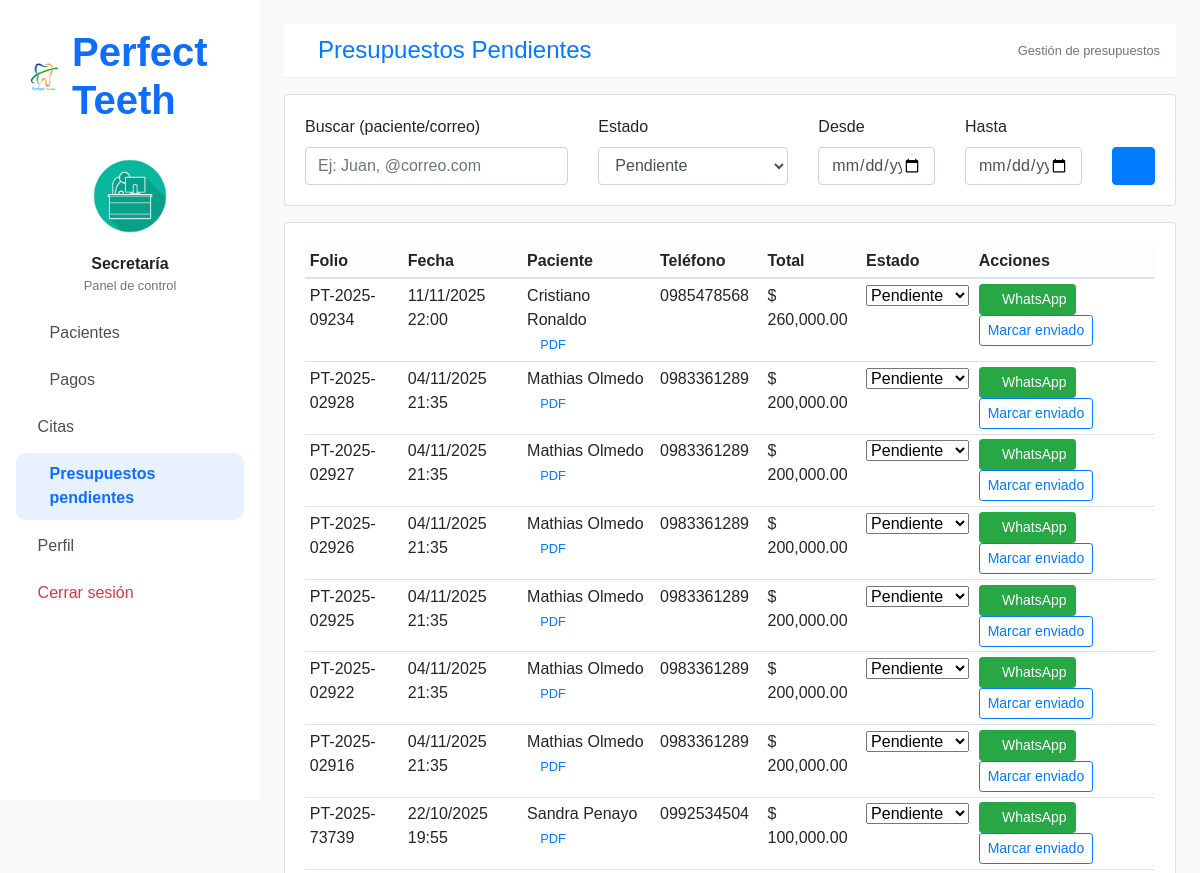
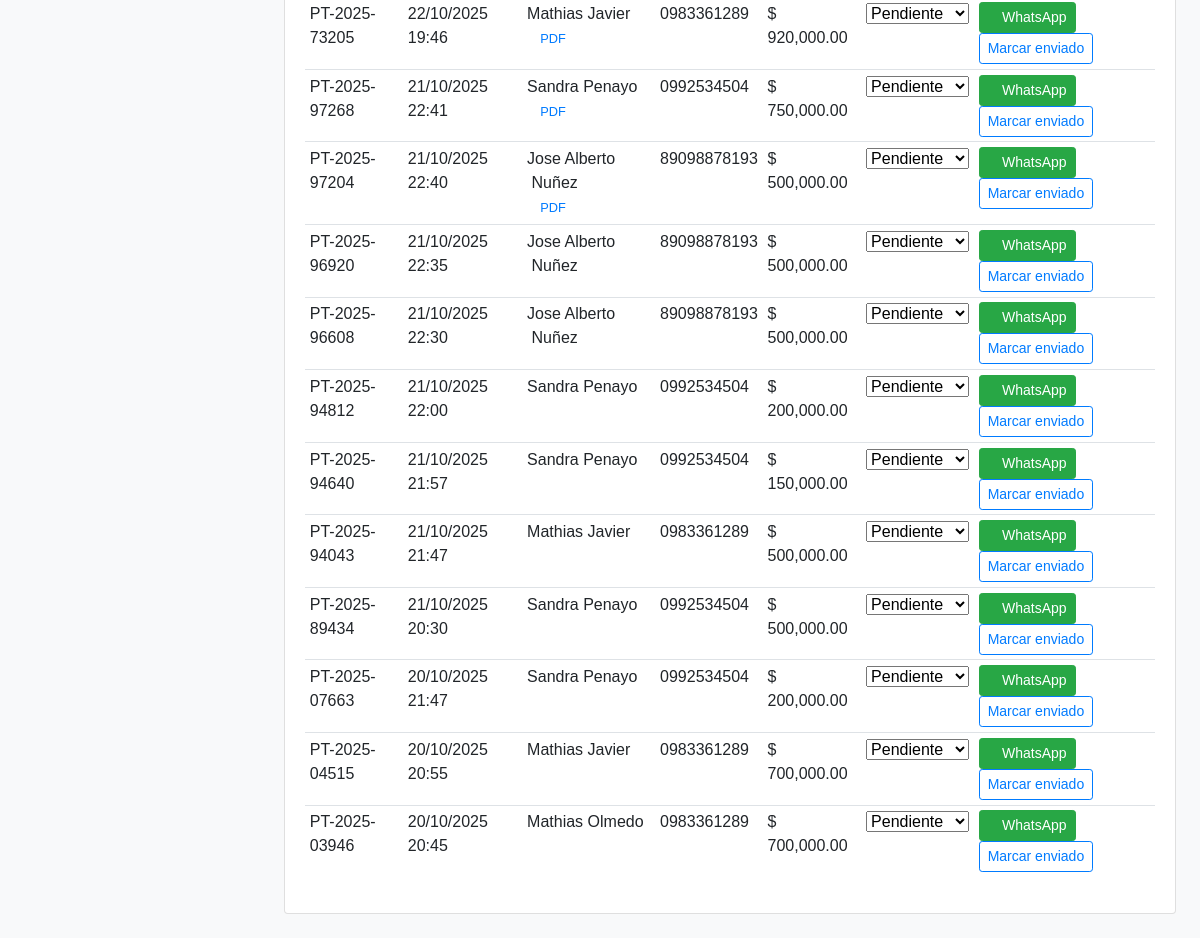
Screenshot of /secretaria/presupuestos_pendientes.php (signed in) with the database file from the repository (2 pictures, top to bottom).
### tables this page shows
CREATE TABLE `presupuesto` (
  `id_presupuesto` int(11) NOT NULL AUTO_INCREMENT,
  `folio` varchar(30) DEFAULT NULL,
  `fecha` datetime NOT NULL DEFAULT current_timestamp(),
  `id_doctor` int(11) NOT NULL,
  `id_paciente` int(11) DEFAULT NULL,
  `paciente_nombre` varchar(120) NOT NULL,
  `paciente_correo` varchar(160) DEFAULT NULL,
  `paciente_telefono` varchar(50) DEFAULT NULL,
  `paciente_documento` varchar(50) DEFAULT NULL,
  `total` decimal(10,2) NOT NULL DEFAULT 0.00,
  `estado` enum('pendiente','enviado','aprobado','rechazado') NOT NULL DEFAULT 'pendiente',
  `enviado_at` datetime DEFAULT NULL,
  `enviado_via` enum('whatsapp','email','otro') DEFAULT NULL,
  `enviado_a` varchar(40) DEFAULT NULL,
  `pdf_path` varchar(255) DEFAULT NULL,
  PRIMARY KEY (`id_presupuesto`),
  UNIQUE KEY `folio` (`folio`),
  KEY `id_doctor` (`id_doctor`),
  KEY `idx_presupuesto_id_paciente` (`id_paciente`),
  CONSTRAINT `fk_presupuesto_doctor` FOREIGN KEY (`id_doctor`) REFERENCES `doctor` (`id_doctor`),
  CONSTRAINT `fk_presupuesto_paciente` FOREIGN KEY (`id_paciente`) REFERENCES `pacientes` (`id_paciente`) ON DELETE SET NULL ON UPDATE CASCADE
);

### secretaria/presupuestos_pendientes.php (the view, shortened to what this page needs)
<?php
include_once __DIR__ . '/../php/conexionDB.php';
function abs_url_from_path($relPath) {
  $scheme = (!empty($_SERVER['HTTPS']) && $_SERVER['HTTPS'] !== 'off') ? 'https' : 'http';
  $host   = $_SERVER['HTTP_HOST'];
  $base   = rtrim(dirname(dirname($_SERVER['SCRIPT_NAME'])), '/');
  $clean  = ltrim($relPath, '/');
  return $scheme . '://' . $host . $base . '/' . $clean;
}
function normalize_tel_for_wa($tel, $default_cc = '595') {
  $digits = preg_replace('/\D+/', '', (string)$tel);
  if ($digits[0] === '0') $digits = substr($digits, 1);
  return $default_cc . $digits;
}
$q = trim($_GET['q'] ?? '');
$estado = trim($_GET['estado'] ?? 'pendiente');
$desde = trim($_GET['desde'] ?? '');
$hasta = trim($_GET['hasta'] ?? '');
$where = " WHERE 1=1 ";
$params = []; $types='';
if ($estado !== '') {
  $where .= " AND p.estado = ? ";
  $params[] = $estado; $types .= 's';
}
$sql = "
  SELECT p.id_presupuesto, p.folio, p.fecha, p.paciente_nombre, p.paciente_correo, p.paciente_telefono,
         CASE
           WHEN p.paciente_telefono IS NOT NULL AND p.paciente_telefono <> '' THEN p.paciente_telefono
           ELSE pac.telefono
         END AS tel_efectivo,
         p.total, p.estado, p.pdf_path, p.enviado_at, p.enviado_via, p.enviado_a,
         CONCAT(d.nombreD,' ',d.apellido) AS doctor
  FROM presupuesto p
  LEFT JOIN doctor d ON d.id_doctor = p.id_doctor
  LEFT JOIN pacientes pac ON pac.id_paciente = p.id_paciente
  $where
  ORDER BY p.fecha DESC
  LIMIT 300
";
$stmt = $link->prepare($sql);
if ($types !== '') $stmt->bind_param($types, ...$params);
$stmt->execute();
$res = $stmt->get_result();
$rows = [];
while ($r = $res->fetch_assoc()) $rows[] = $r;
$estados = ['pendiente'=>'Pendiente', 'enviado'=>'Enviado', 'aprobado'=>'Aprobado', 'rechazado'=>'Rechazado'];
?>
<!DOCTYPE html>
<html lang="es">
<head>
<link rel="stylesheet" href="../src/css/lib/bootstrap/css/bootstrap.min.css">
<link rel="stylesheet" href="../src/css/lib/fontawesome/css/all.min.css">
</head>
<body>
<aside class="sidebar">
  <div class="brand mb-2">
    <img src="../src/img/logo.png" alt="Perfect Teeth" width="32" height="32">
    <h1 class="brand-title">Perfect Teeth</h1>
  </div>
  <div class="profile">
    <img src="../src/img/secretaria.png" alt="Secretaria">
    <div class="name">Secretaría</div>
    <div class="small text-muted">Panel de control</div>
  </div>
  <nav class="nav-menu">
    <a class="nav-link" href="gestionar_pacientes.php"><i class="fa-solid fa-users"></i> Pacientes</a>
    <a class="nav-link" href="pagos.php"><i class="fa-solid fa-cash-register"></i> Pagos</a>
    <a class="nav-link" href="gestionar_citas.php"><i class="fa-solid fa-calendar-days"></i> Citas</a>
    <a class="nav-link active" href="presupuestos_pendientes.php"><i class="fa-solid fa-clock"></i> Presupuestos pendientes</a>
    <a class="nav-link" href="perfil_secretaria.php"><i class="fa-solid fa-user-gear"></i> Perfil</a>
    <a class="nav-link text-danger" href="../php/cerrar.php"><i class="fa-solid fa-right-from-bracket"></i> Cerrar sesión</a>
  </nav>
</aside>
<div class="main">
  <div class="topbar d-flex justify-content-between align-items-center mb-3">
    <h4 class="mb-0 text-primary"><i class="fa-solid fa-file-invoice-dollar me-2"></i>Presupuestos Pendientes</h4>
    <small class="text-muted">Gestión de presupuestos</small>
  </div>
  <form class="card mb-3" method="get">
    <div class="card-body">
      <div class="row g-2">
        <div class="col-md-4">
          <label class="form-label">Buscar (paciente/correo)</label>
          <input type="text" name="q" class="form-control" value="<?= htmlspecialchars($q) ?>" placeholder="Ej: Juan, @correo.com">
        </div>
        <div class="col-md-3">
          <label class="form-label">Estado</label>
          <select name="estado" class="form-control">
            <?php foreach($estados as $k=>$v): ?>
              <option value="<?= $k ?>" <?= $estado===$k?'selected':'' ?>><?= $v ?></option>
            <?php endforeach; ?>
          </select>
        </div>
        <div class="col-md-2">
          <label class="form-label">Desde</label>
          <input type="date" name="desde" class="form-control" value="<?= htmlspecialchars($desde) ?>">
        </div>
        <div class="col-md-2">
          <label class="form-label">Hasta</label>
          <input type="date" name="hasta" class="form-control" value="<?= htmlspecialchars($hasta) ?>">
        </div>
        <div class="col-md-1 d-flex align-items-end">
          <button class="btn btn-primary w-100"><i class="fa-solid fa-filter"></i></button>
        </div>
      </div>
    </div>
  </form>
  <div class="card">
    <div class="card-body">
      <div class="table-responsive">
        <table class="table table-sm table-hover align-middle">
          <thead class="table-light">
            <tr>
              <th>Folio</th>
              <th>Fecha</th>
              <th>Paciente</th>
              <th>Teléfono</th>
              <th class="text-end">Total</th>
              <th>Estado</th>
              <th>Acciones</th>
            </tr>
          </thead>
          <tbody>
            <?php foreach($rows as $row):
              $pdf_abs  = $row['pdf_path'] ? abs_url_from_path($row['pdf_path']) : '';
              $telRaw   = (string)$row['tel_efectivo'];
              $wa_number = normalize_tel_for_wa($telRaw, '595');
$detalles = [];
$detQuery = $link->prepare("SELECT diente, procedimiento, precio FROM presupuesto_detalle WHERE id_presupuesto = ?");
$detQuery->bind_param("i", $row['id_presupuesto']);
$detQuery->execute();
$detRes = $detQuery->get_result();
while ($det = $detRes->fetch_assoc()) {
  $detalles[] = "🦷 Diente {$det['diente']} — {$det['procedimiento']} ($" . number_format((float)$det['precio'], 0, ',', '.') . ")";
}
$detalleTexto = !empty($detalles) ? implode("\n", $detalles) : "Sin detalles registrados.";
$msg = "Hola {$row['paciente_nombre']}, su presupuesto total es de $" . number_format((float)$row['total'], 0, ',', '.') . ".\n\n" .
       "📋 Detalles:\n{$detalleTexto}\n\n" .
       "Si desea recibir este presupuesto por correo electrónico, por favor responda este mensaje con su dirección de correo.\n" .
       ($pdf_abs ? "\n Muchas Gracias aguardo su respuesta" : "");
              $wa_web = ($wa_number ? ('https://wa.me/'.$wa_number.'?text='.rawurlencode($msg)) : '');
            ?>
            <tr id="row-<?= (int)$row['id_presupuesto'] ?>">
              <td><?= htmlspecialchars($row['folio']) ?></td>
              <td><?= date('d/m/Y H:i', strtotime($row['fecha'])) ?></td>
              <td>
                <?= htmlspecialchars($row['paciente_nombre']) ?><br>
                <?php if($pdf_abs): ?>
                  <a href="<?= htmlspecialchars($pdf_abs) ?>" target="_blank" class="small"><i class="fa-regular fa-file-pdf"></i> PDF</a>
                <?php endif; ?>
              </td>
              <td><?= htmlspecialchars($row['tel_efectivo']) ?></td>
              <td class="text-end">$ <?= number_format((float)$row['total'],2) ?></td>
              <td>
  <select class="form-select form-select-sm estado-select"
          data-id="<?= (int)$row['id_presupuesto'] ?>">
    <option value="pendiente" <?= $row['estado']==='pendiente'?'selected':'' ?>>Pendiente</option>
  </select>
</td>
              <td>
                <?php if($wa_web): ?>
                  <a class="btn btn-sm btn-success" href="<?= htmlspecialchars($wa_web) ?>" target="_blank"><i class="fa-brands fa-whatsapp"></i> WhatsApp</a>
                <?php else: ?>
                  <button class="btn btn-sm btn-secondary" disabled>Sin teléfono</button>
                <?php endif; ?>
                <button class="btn btn-sm btn-outline-primary btnMarcarEnviado"
  data-id="<?= htmlspecialchars($row['id_presupuesto'] ?? '') ?>"
  data-tel="<?= htmlspecialchars($wa_number) ?>">
  Marcar enviado
</button>
              </td>
            </tr>
            <?php endforeach; ?>
          </tbody>
        </table>
      </div>
    </div>
  </div>
</div>
</body>
</html>

### secretaria/presupuestos_pendientes.php (style rules this page uses)
:root { --brand:#0d6efd; --brand-100:#e7f1ff; --surface:#f8f9fa; --text:#212529; --sidebar-w:260px; --maxw:1200px; --radius:12px; }
body { margin:0; background:var(--surface); color:var(--text); font-family:Arial, sans-serif; }
.sidebar { position:fixed; top:0; left:0; width:var(--sidebar-w); height:100vh; background:#fff; border-right:0 !important; padding:1.25rem 1rem; box-shadow:none; overflow:hidden; z-index:1030; }
.brand { display:flex; align-items:center; gap:.75rem; padding:.5rem .75rem; }
.brand-title { margin:0; font-weight:700; color:var(--brand); }
.profile { text-align:center; margin:1rem 0; }
.profile img { width:96px; height:96px; border-radius:50%; object-fit:cover; }
.profile .name { font-weight:600; margin-top:.5rem; }
.nav-menu { display:flex; flex-direction:column; gap:.25rem; }
.nav-menu .nav-link { display:flex; align-items:center; gap:.6rem; padding:.6rem .75rem; border-radius:.6rem; color:#495057; text-decoration:none; }
.nav-menu .nav-link:hover, .nav-menu .nav-link.active { background:var(--brand-100); color:var(--brand); font-weight:600; }
.main { margin-left:var(--sidebar-w); min-height:100vh; padding:1.5rem; }
.topbar { background:#fff; border-bottom:1px solid rgba(0,0,0,.06); padding:.75rem 1rem; position:sticky; top:0; z-index:10; }

### rows the page displays
presupuesto: folio "PT-2025-09234", fecha "11/11/2025 22:00", paciente_nombre "Cristiano Ronaldo", tel_efectivo "0985478568", total "260,000.00", estado+id_presupuesto "Pendiente"
presupuesto: folio "PT-2025-02928", fecha "04/11/2025 21:35", paciente_nombre "Mathias Olmedo", tel_efectivo "0983361289", total "200,000.00", estado+id_presupuesto "Pendiente"
presupuesto: folio "PT-2025-02927", fecha "04/11/2025 21:35", paciente_nombre "Mathias Olmedo", tel_efectivo "0983361289", total "200,000.00", estado+id_presupuesto "Pendiente"
presupuesto: folio "PT-2025-02926", fecha "04/11/2025 21:35", paciente_nombre "Mathias Olmedo", tel_efectivo "0983361289", total "200,000.00", estado+id_presupuesto "Pendiente"
presupuesto: folio "PT-2025-02925", fecha "04/11/2025 21:35", paciente_nombre "Mathias Olmedo", tel_efectivo "0983361289", total "200,000.00", estado+id_presupuesto "Pendiente"
presupuesto: folio "PT-2025-02922", fecha "04/11/2025 21:35", paciente_nombre "Mathias Olmedo", tel_efectivo "0983361289", total "200,000.00", estado+id_presupuesto "Pendiente"
presupuesto: folio "PT-2025-02916", fecha "04/11/2025 21:35", paciente_nombre "Mathias Olmedo", tel_efectivo "0983361289", total "200,000.00", estado+id_presupuesto "Pendiente"
presupuesto: folio "PT-2025-73739", fecha "22/10/2025 19:55", paciente_nombre "Sandra Penayo", tel_efectivo "0992534504", total "100,000.00", estado+id_presupuesto "Pendiente"
presupuesto: folio "PT-2025-73205", fecha "22/10/2025 19:46", paciente_nombre "Mathias Javier", tel_efectivo "0983361289", total "920,000.00", estado+id_presupuesto "Pendiente"
presupuesto: folio "PT-2025-97268", fecha "21/10/2025 22:41", paciente_nombre "Sandra Penayo", tel_efectivo "0992534504", total "750,000.00", estado+id_presupuesto "Pendiente"
presupuesto: folio "PT-2025-97204", fecha "21/10/2025 22:40", paciente_nombre "Jose Alberto Nuñez", tel_efectivo "89098878193", total "500,000.00", estado+id_presupuesto "Pendiente"
presupuesto: folio "PT-2025-96920", fecha "21/10/2025 22:35", paciente_nombre "Jose Alberto Nuñez", tel_efectivo "89098878193", total "500,000.00", estado+id_presupuesto "Pendiente"
presupuesto: folio "PT-2025-96608", fecha "21/10/2025 22:30", paciente_nombre "Jose Alberto Nuñez", tel_efectivo "89098878193", total "500,000.00", estado+id_presupuesto "Pendiente"
presupuesto: folio "PT-2025-94812", fecha "21/10/2025 22:00", paciente_nombre "Sandra Penayo", tel_efectivo "0992534504", total "200,000.00", estado+id_presupuesto "Pendiente"
presupuesto: folio "PT-2025-94640", fecha "21/10/2025 21:57", paciente_nombre "Sandra Penayo", tel_efectivo "0992534504", total "150,000.00", estado+id_presupuesto "Pendiente"
presupuesto: folio "PT-2025-94043", fecha "21/10/2025 21:47", paciente_nombre "Mathias Javier", tel_efectivo "0983361289", total "500,000.00", estado+id_presupuesto "Pendiente"
presupuesto: folio "PT-2025-89434", fecha "21/10/2025 20:30", paciente_nombre "Sandra Penayo", tel_efectivo "0992534504", total "500,000.00", estado+id_presupuesto "Pendiente"
presupuesto: folio "PT-2025-07663", fecha "20/10/2025 21:47", paciente_nombre "Sandra Penayo", tel_efectivo "0992534504", total "200,000.00", estado+id_presupuesto "Pendiente"
presupuesto: folio "PT-2025-04515", fecha "20/10/2025 20:55", paciente_nombre "Mathias Javier", tel_efectivo "0983361289", total "700,000.00", estado+id_presupuesto "Pendiente"
presupuesto: folio "PT-2025-03946", fecha "20/10/2025 20:45", paciente_nombre "Mathias Olmedo", tel_efectivo "0983361289", total "700,000.00", estado+id_presupuesto "Pendiente"

### other values shown
form field estado "Pendiente"
